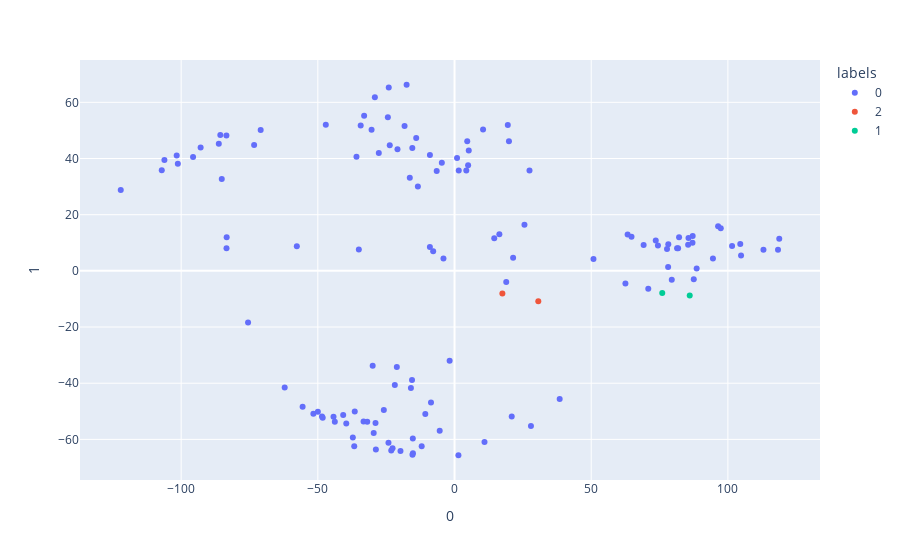

The notebook cell saved with this chart:
### Code cell
# 18S
scores_18S = doPCA(ran_lo_18S)["scores"]
scores_18S["labels"] = labels_18S
scores_18S["labels"] = scores_18S["labels"].astype(str)
scores_18S = scores_18S.to_pandas()

fig = px.scatter(
    scores_18S,
    x = 0,
    y = 1,
    color = "labels"
)
fig.show()

### Figure 1 — Plotly figure (JSON) as saved in the notebook; plotly's stock layout.template omitted (floating-point values rounded to 4 significant figures)
{"data": [{"hovertemplate": "labels=0<br>0=%{x}<br>1=%{y}<extra></extra>", "legendgroup": "0", "marker": {"color": "#636efa", "symbol": "circle"}, "mode": "markers", "name": "0", "orientation": "v", "showlegend": true, "type": "scatter", "x": [27.96, -33.27, -29.56, -5.423, -21.1, -28.77, -23.14, -21.83, -39.6, -25.86, -10.69, -12.01, -15.25, -48.48, -49.99, -15.55, -29.94, -15.95, -8.611, -40.73, -62.13, -75.52, -48.22, -44.26, 38.46, 20.92, -36.68, -28.9, -22.67, 1.426, 10.96, -15.22, -1.79, -37.2, -19.77, -43.79, -15.38, -36.49, -55.57, -51.64, -24.16, -31.93, -95.64, -86.23, -85.68, -85.14, -83.41, 14.53, -83.45, -73.3, -83.35, -70.91, -106.1, -4.048, -122.1, -35.0, -101.2, -57.69, -101.6, -7.816, -107.1, -92.88, 0.9216, -18.28, 104.8, 69.17, 73.6, 118.3, 81.41, 25.58, 82.14, 19.48, -24.39, 96.43, 104.5, 16.4, 87.04, -15.44, -23.69, 87.11, 118.8, -17.52, -24.06, 97.39, 63.32, -20.87, -14.01, 85.45, 113.0, 10.44, -29.15, 101.5, 64.74, 74.41, -47.09, 79.47, 81.79, 87.52, -35.87, -6.52, 4.312, 5.205, 27.43, 50.83, -16.37, -13.41, -9.001, 94.53, -33.07, 1.543, 88.57, 85.59, -34.32, -30.35, 77.73, 78.2, -9.007, 78.14, 21.43, 19.91, 4.649, 70.87, 18.91, -27.7, -4.641, 62.51, 4.968], "xaxis": "x", "y": [-55.23, -53.6, -57.76, -56.89, -34.27, -63.58, -63.95, -40.64, -54.36, -49.57, -50.99, -62.4, -59.71, -51.88, -50.16, -38.86, -33.78, -41.71, -46.91, -51.31, -41.5, -18.37, -52.31, -51.98, -45.59, -51.89, -62.46, -54.14, -63.15, -65.65, -60.95, -64.92, -32.01, -59.33, -64.14, -53.76, -65.43, -50.08, -48.36, -50.86, -61.23, -53.7, 40.57, 45.27, 48.41, 32.71, 8.03, 11.65, 48.16, 44.85, 11.98, 50.14, 39.47, 4.386, 28.83, 7.606, 38.11, 8.786, 41.1, 6.959, 35.79, 43.88, 40.18, 51.59, 5.433, 9.209, 10.85, 7.514, 8.086, 16.37, 12.01, 51.94, 54.73, 15.86, 9.581, 13.05, 10.02, 43.7, 44.74, 12.37, 11.43, 66.26, 65.31, 15.18, 12.93, 43.33, 47.29, 9.297, 7.519, 50.34, 61.77, 8.81, 12.13, 9.07, 52.03, -3.147, 8.056, -2.956, 40.62, 35.52, 35.7, 42.86, 35.74, 4.261, 33.19, 30.07, 41.21, 4.396, 55.25, 35.74, 0.8285, 11.69, 51.8, 50.26, 7.758, 9.508, 8.492, 1.35, 4.644, 46.18, 46.13, -6.404, -3.988, 41.96, 38.51, -4.544, 37.6], "yaxis": "y"}, {"hovertemplate": "labels=2<br>0=%{x}<br>1=%{y}<extra></extra>", "legendgroup": "2", "marker": {"color": "#EF553B", "symbol": "circle"}, "mode": "markers", "name": "2", "orientation": "v", "showlegend": true, "type": "scatter", "x": [17.51, 30.64], "xaxis": "x", "y": [-8.091, -10.84], "yaxis": "y"}, {"hovertemplate": "labels=1<br>0=%{x}<br>1=%{y}<extra></extra>", "legendgroup": "1", "marker": {"color": "#00cc96", "symbol": "circle"}, "mode": "markers", "name": "1", "orientation": "v", "showlegend": true, "type": "scatter", "x": [86.04, 75.99], "xaxis": "x", "y": [-8.738, -7.852], "yaxis": "y"}], "layout": {"autosize": true, "legend": {"title": {"text": "labels"}, "tracegroupgap": 0}, "margin": {"t": 60}, "xaxis": {"anchor": "y", "autorange": true, "domain": [0, 1], "range": [-137.0, 133.7], "title": {"text": "0"}, "type": "linear"}, "yaxis": {"anchor": "x", "autorange": true, "domain": [0, 1], "range": [-75.86, 76.48], "title": {"text": "1"}, "type": "linear"}}}
